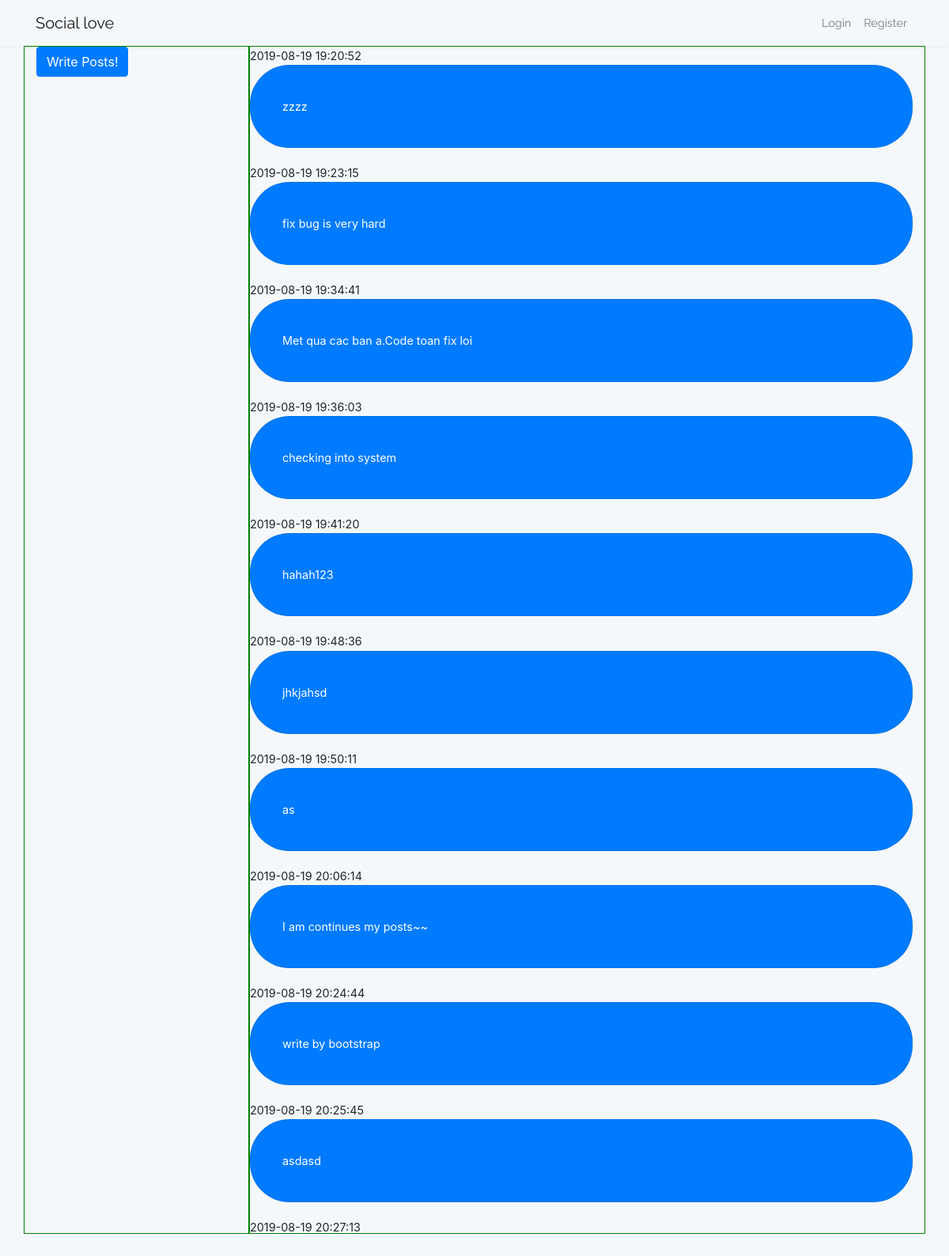
The page /homepage.php (signed in) on the database its author committed.
### tables this page shows
CREATE TABLE `posts` (
  `id` int(10) UNSIGNED NOT NULL,
  `name` varchar(45) DEFAULT NULL,
  `content` varchar(45) DEFAULT NULL,
  `checkIn` varchar(45) DEFAULT NULL,
  `created_at` timestamp NULL DEFAULT current_timestamp(),
  `updated_at` timestamp NULL DEFAULT current_timestamp(),
  `users_id` int(11) NOT NULL
);

### homepage.php (the view, shortened to what this page needs)
<?php
require_once("header.php");
require_once("nagivation.php"); ?>
<div class="container">
    <div class="row">
        <div class="col-md-3 content">
            <button type="button" class="btn btn-primary" data-toggle="modal" data-target="#exampleModal">
                Write Posts!
            </button>
        </div>
        <div class="col-md-9 nav">
            <div class="showpost" style="height: 1500px;overflow: scroll;width: 100%">
                <?php
                include("database/database.php");
                $sql = "SELECT * FROM posts INNER JOIN users ON posts.users_id = users.id where users_id = $_SESSION[userid]";
                $result = mysqli_query($conn, $sql);
                if (mysqli_num_rows($result) > 0) {
                    while ($row = mysqli_fetch_assoc($result)) { ?>
                        <div class="list-item">
                            <span class="create_at"><?php echo $row["created_at"]; ?></span>
                            <div class="content-post"
                                 style="border:1px solid #00000014;width: 100%;background-color:#007bff;color:white;border-radius:50px;border:1px solid 00000014;padding:40px;margin-bottom:20px"><?php echo $row["content"]; ?></div>
                        </div>
                    <?php }
                } ?>
            </div>
        </div>
    </div>
</div>
<?php
require_once("footer.php");
?>

### header.php (shortened to what this page needs)
<html lang="en">
<head>
    <link rel="stylesheet" href="https://stackpath.bootstrapcdn.com/bootstrap/4.1.3/css/bootstrap.min.css">
    <link href="//maxcdn.bootstrapcdn.com/bootstrap/4.1.1/css/bootstrap.min.css" rel="stylesheet" id="bootstrap-css">
    <link rel="stylesheet" href="css/style.css" type="text/css">
    <link rel="stylesheet" href="css/homepage.css" type="text/css">
</head>
<body>

### nagivation.php (shortened to what this page needs)
<nav class="navbar navbar-expand-lg navbar-light navbar-laravel">
    <div class="container">
        <a class="navbar-brand" href="#">Social love</a>
        <div class="collapse navbar-collapse" id="navbarSupportedContent">
            <ul class="navbar-nav ml-auto">
                <li class="nav-item">
                    <a class="nav-link" href="#">Login</a>
                </li>
                <li class="nav-item">
                    <a class="nav-link" href="#">Register</a>
                </li>
            </ul>
        </div>
    </div>
</nav>

### css/style.css (style rules this page uses)
body { margin: 0; font-size: .9rem; font-weight: 400; line-height: 1.6; color: #212529; text-align: left; background-color: #f5f8fa; }
.navbar-laravel { box-shadow: 0 2px 4px rgba(0,0,0,.04); }
.navbar-brand , .nav-link, .my-form, .login-form { font-family: Raleway, sans-serif; }

### css/homepage.css (style rules this page uses)
.nav, .content { border:1px solid green; }

### rows shown on the page
posts: created_at "2019-08-19 19:20:52", content "zzzz"
posts: created_at "2019-08-19 19:23:15", content "fix bug is very hard"
posts: created_at "2019-08-19 19:34:41", content "Met qua cac ban a.Code toan fix loi"
posts: created_at "2019-08-19 19:36:03", content "checking into system"
posts: created_at "2019-08-19 19:41:20", content "hahah123"
posts: created_at "2019-08-19 19:48:36", content "jhkjahsd"
posts: created_at "2019-08-19 19:50:11", content "as"
posts: created_at "2019-08-19 20:06:14", content "I am continues my posts~~"
posts: created_at "2019-08-19 20:24:44", content "write by bootstrap"
posts: created_at "2019-08-19 20:25:45", content "asdasd"
posts: created_at "2019-08-19 20:27:13"
